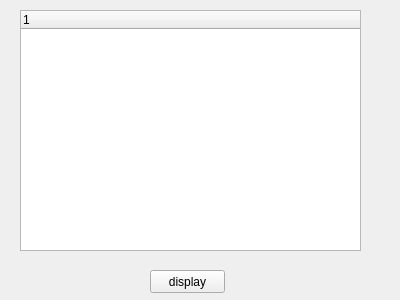
<?xml version="1.0" encoding="UTF-8"?>
<ui version="4.0">
 <class>Widget</class>
 <widget class="QWidget" name="Widget">
  <property name="geometry">
   <rect>
    <x>0</x>
    <y>0</y>
    <width>400</width>
    <height>300</height>
   </rect>
  </property>
  <property name="windowTitle">
   <string>Form</string>
  </property>
  <widget class="QPushButton" name="display_button">
   <property name="geometry">
    <rect>
     <x>150</x>
     <y>270</y>
     <width>75</width>
     <height>23</height>
    </rect>
   </property>
   <property name="text">
    <string>display</string>
   </property>
  </widget>
  <widget class="QTreeWidget" name="treeWidget">
   <property name="geometry">
    <rect>
     <x>20</x>
     <y>10</y>
     <width>341</width>
     <height>241</height>
    </rect>
   </property>
   <column>
    <property name="text">
     <string notr="true">1</string>
    </property>
   </column>
  </widget>
 </widget>
 <resources/>
 <connections/>
</ui>
